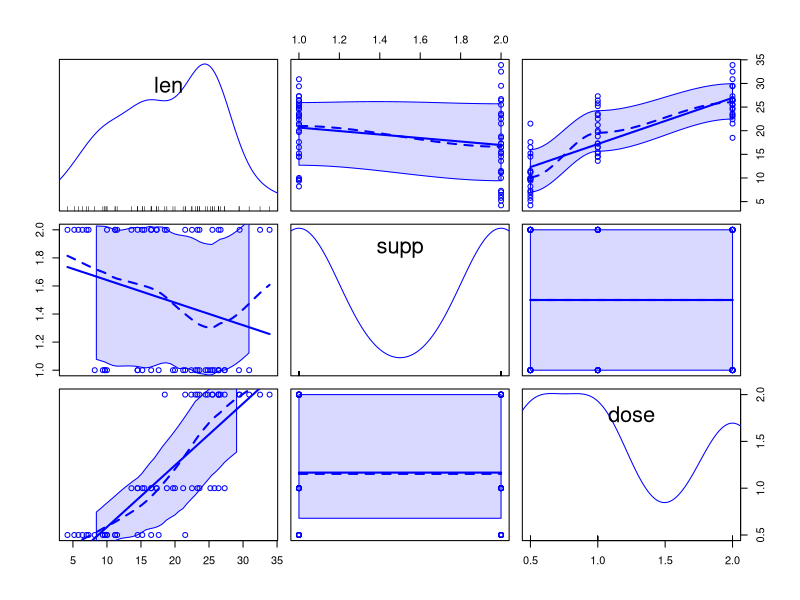
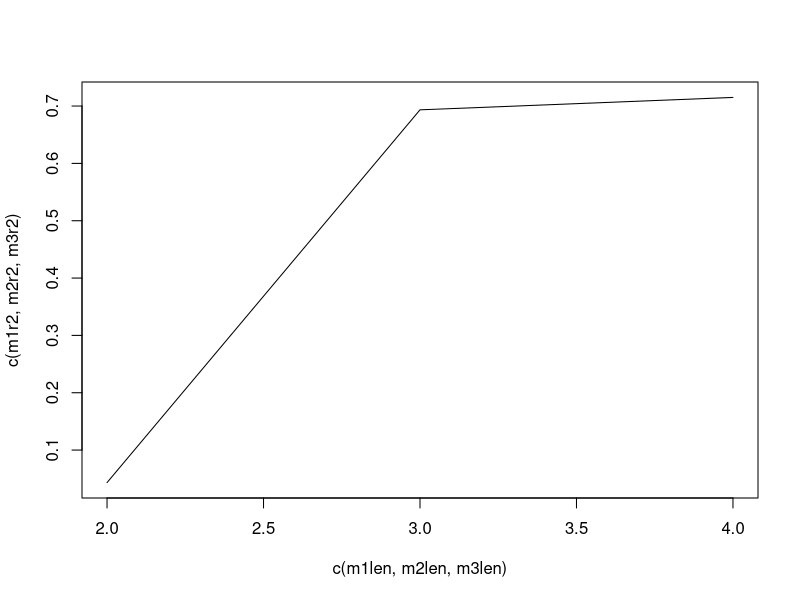
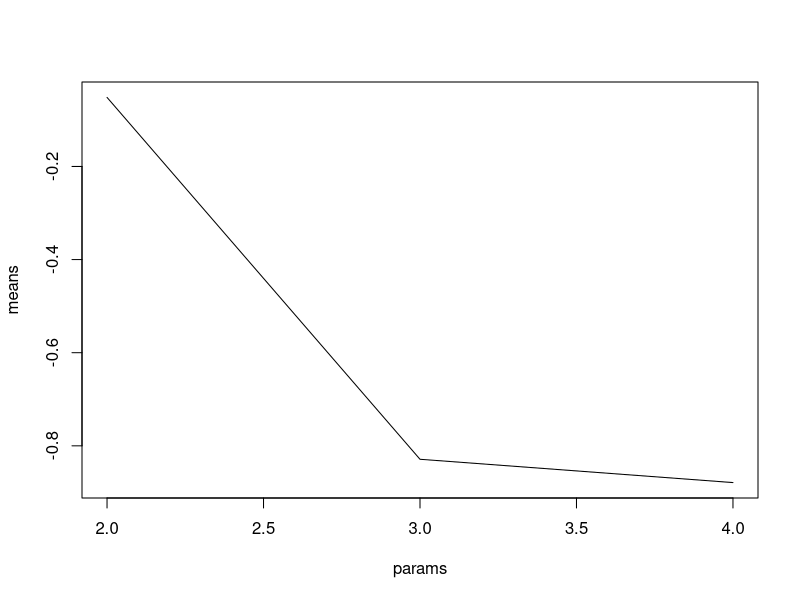

Here is the R script that generated these plots, in order:
# Midterm 2 (Practive). Spring 18.
# PSYCH 205 UC Berkeley
# Theunissen 

# -----------------------
# Name: YOUR NAME HERE
# SSID: YOUR SSID HERE
# -----------------------

# The quiz is open everything: book, internet, tutorials, etc.
# Upon completion of the exam, please upload your script to bCourses.

# Load the car library
library(car)

# EXERCISE 1
# ------------------------------------------------------------------------------
# We will be working with the ToothGrowth dataset. This dataset contains the length of
# the teeth of Guinea Pigs versus the dose of vitamin C. The vitamin C is delivered
# as orange juice (OJ) or ascorbic acid (VC). 


?ToothGrowth  # For additional information on the ToothGrowth dataset
ToothGrowth  # Print dataframe to the console

tooth = ToothGrowth

# You want to investigate how vitamin c (dose and delivery method) affect lenght. 
# In other words, len is your response variable and supp and dose are the predictors.

# Exercise 1. (1 point).  Visualize the data. Use the scatterplot command to
# make a scatterplot of the data with one line for each of the delivery methods. 
summary(tooth$len)
table(tooth$supp)
table(tooth$dose)

scatterplotMatrix(tooth)

#Perform a two-way anova (with interaction) to evaluate 
twoway = lm(len ~ supp*dose, data=tooth)
summary(twoway)
#Coefficients:
#  Estimate Std. Error t value Pr(>|t|)    
#(Intercept)   11.550      1.581   7.304 1.09e-09 ***
#  suppVC        -8.255      2.236  -3.691 0.000507 ***
#  dose           7.811      1.195   6.534 2.03e-08 ***
#  suppVC:dose    3.904      1.691   2.309 0.024631 *  
#  ---
#  Signif. codes:  0 '***' 0.001 '**' 0.01 '*' 0.05 '.' 0.1 ' ' 1
#
#Residual standard error: 4.083 on 56 degrees of freedom
#Multiple R-squared:  0.7296,	Adjusted R-squared:  0.7151 

#All terms are significant, suggesting they are related
#the reference level appears to be Supp OJ 
#taken as a whole, VC decreases tooth length relative to OJ all else equal
# interacting with dose, VC has an estimate of 3.9 as opposed to the normal dose
#slope of 7.8 - implying again that even in the interaction VC is providing less of 
#an increase in length as dose increases
#dose is positively related to tooth length. 


# What is the sample size?
nrow(tooth)
#60

# Exercise 2. (2 points).  Test the predictive power of three nested models 
#that correspond to a single line, 
#two lines with different intercepts and 
#two lines with different intercepts and slopes.

# Type in the commands to make these models and using the summary() command comment on the results.  
# You comments should address both the values of the model coefficients and of the measures of goodness of fit.
# Type in your comments as "comments" in this R script below the R commands.

#single line
mod1 = lm(len ~ supp, data=tooth)
summary(mod1)
#R^2 and adjR2 of .06 and .04 respectively -- this is very low
#Furher, supp isn't actually significant in this model, though it is close
# with a .06 p value. This does imply that it may not be the strongest/most 
#explanator relationship
#the reference level appears to be Supp OJ 
#VC appears to slightly decrease tooth length, tho this relationship is not significant

#two lines, diff intercept
mod2 = lm(len ~ supp + dose, data=tooth)
summary(mod2)
#both R2 and adjR2 increase massivly here -- going to .7 and .69 respectively
# This indicates that adding dose means our model  explains much more of the
#variability in length of teeth
#and both are higher than the single term model, so we aren't being punished so much
#for additional parameters that this isn't a benefit - it is
#Both dose and supp are significant, dose extremely significant with a much higher 
#coefficient. This seems to imply that dose was a very important term for doing 
#accurate predictions
#the reference level appears to be Supp OJ 
#VC decreases tooth length relative to OJ all else equal
# increased dose increases tooth length

#two lines, diff intercept and slope
mod3 = lm(len ~ supp*dose, data=tooth)
summary(mod3)
#R2 and adjR2 increased - despite additional terms, it is still higher than the
#model, meaning more variability is explained even when adjusted for the additional 
#terms. All terms are significant, suggesting they are related
#the reference level appears to be Supp OJ 
#taken as a whole, VC decreases tooth length relative to OJ all else equal
# interacting with dose, VC has an estimate of 3.9 as opposed to the normal dose
#slope of 7.8 - implying again that even in the interaction VC is providing less of 
#an increase in length as dose increases
#dose is positively related to tooth length. (same description as in previous q)

#Comparing adjusted R^2, it increases from model1 -> model2 -> model3. 
#So, it appears that even with the additional parameters, adding these terms is still
#making this regression more accurate


# Exercise 3. (1 point).  How many parameters are there in each of the three models?
# Make a line plot of model parameters versus R2adj. You can get R2adj from
# the summary commands.

m1len = length(coef(mod1))
#2
m2len = length(coef(mod2))
#3
m3len = length(coef(mod3))
#4
m1r2 = summary(mod1)$adj.r.squared
m2r2 = summary(mod2)$adj.r.squared
m3r2 = summary(mod3)$adj.r.squared

plot(c(m1len,m2len,m3len),c(m1r2,m2r2,m3r2), type="l")

# Exercise 4. (2 points).  Calculate the R2, R2 adj, F and p value for the full model "by hand".
# Make sure that the results match those you obtained from the summary command.

# GOALS
#Multiple R-squared:  0.7296,	Adjusted R-squared:  0.7151 
#F-statistic: 50.36 on 3 and 56 DF,  p-value: 6.521e-16

#R2
#get null model
mod0 = lm(len ~ 1, data=tooth)
tooth_hat_full = predict(mod3)
tooth_hat_null =  predict(mod0)

ss3 = sum((tooth$len - tooth_hat_full)^2)
ss0 = sum((tooth$len - tooth_hat_null)^2)

R2 = 1 - (ss3/ss0)
print(R2)
#0.7295544

#Adjusted R2
n = length(mod3$model$len)
k = length(mod3$coefficients)

R2adj = 1 - (ss3/(n-k))/(ss0/(n-1))
print(R2adj)
#0.7150662

# F value
F_val = ((ss0 - ss3)/(k-1))/((ss3)/(n-k))
print(F_val)
# 50.35522

require(stats)
pfval = 1 - pf(F_val, df1 = (k-1), df2 = n-k)
# 6.661338e-16

#All results match up

# Exercise 5. (2 points).  Using 10 fold cross-validation estimate the cross-validated
# R2 for the three models.  Make a plot of average R2CV versus number of parameters.

#convert name so it's more general
df = tooth

#find the number of folds
n_folds = 10

#get rid of nas, shuffle data
df <-na.omit(df[sample(nrow(df)),])

#create folds
folds <- cut(seq(1,nrow(df)),breaks=n_folds,labels=FALSE)

#create arrays for results
R2cv_mod1 = array(data=0, dim=n_folds)
R2cv_mod2 = array(data=0, dim=n_folds)
R2cv_mod3 = array(data=0, dim=n_folds)

#for loop
for(i in 1:n_folds){
  
  #split up data
  test = df[folds==i,]
  train = df[folds !=i,]
  
  #fit models
  mod0 = lm(len ~ 1, data=train)
  mod1 = lm(len ~ supp, data=train)
  mod2 = lm(len ~ supp + dose, data=train)
  mod3 = lm(len ~ supp*dose, data=train)
  
  yhat_mod0 = predict(mod0, data=test)
  yhat_mod1 = predict(mod1, data=test)
  yhat_mod2 = predict(mod2, data=test)
  yhat_mod3 = predict(mod3, data=test)
  
  ss0 = sum((yhat_mod0 - test$len)^2)
  ss1 = sum((yhat_mod1 - test$len)^2)
  ss2 = sum((yhat_mod2 - test$len)^2)
  ss3 = sum((yhat_mod3 - test$len)^2)
  
  R2cv_mod1[i] = 1-ss1/ss0
  R2cv_mod2[i] = 1-ss2/ss0 
  R2cv_mod3[i] = 1-ss3/ss0
  
}

meanR2_1 = mean(R2cv_mod1)
meanR2_2 = mean(R2cv_mod2)
meanR2_3 = mean(R2cv_mod3)

means = c(meanR2_1, meanR2_2, meanR2_3)
params = c(m1len, m2len, m3len)

plot(params, means, type='l')

# Exercise 6. (2 points).  First, use the appropriate classical commands to statiscally compare the single line model to
# the full model. Second, using the results of the cross-validation in 5, determined whether you would reach the same conclusion. 
# For example compare the mean R2cv plus or minus two standard errors to assess whether one is significantly
# better.


